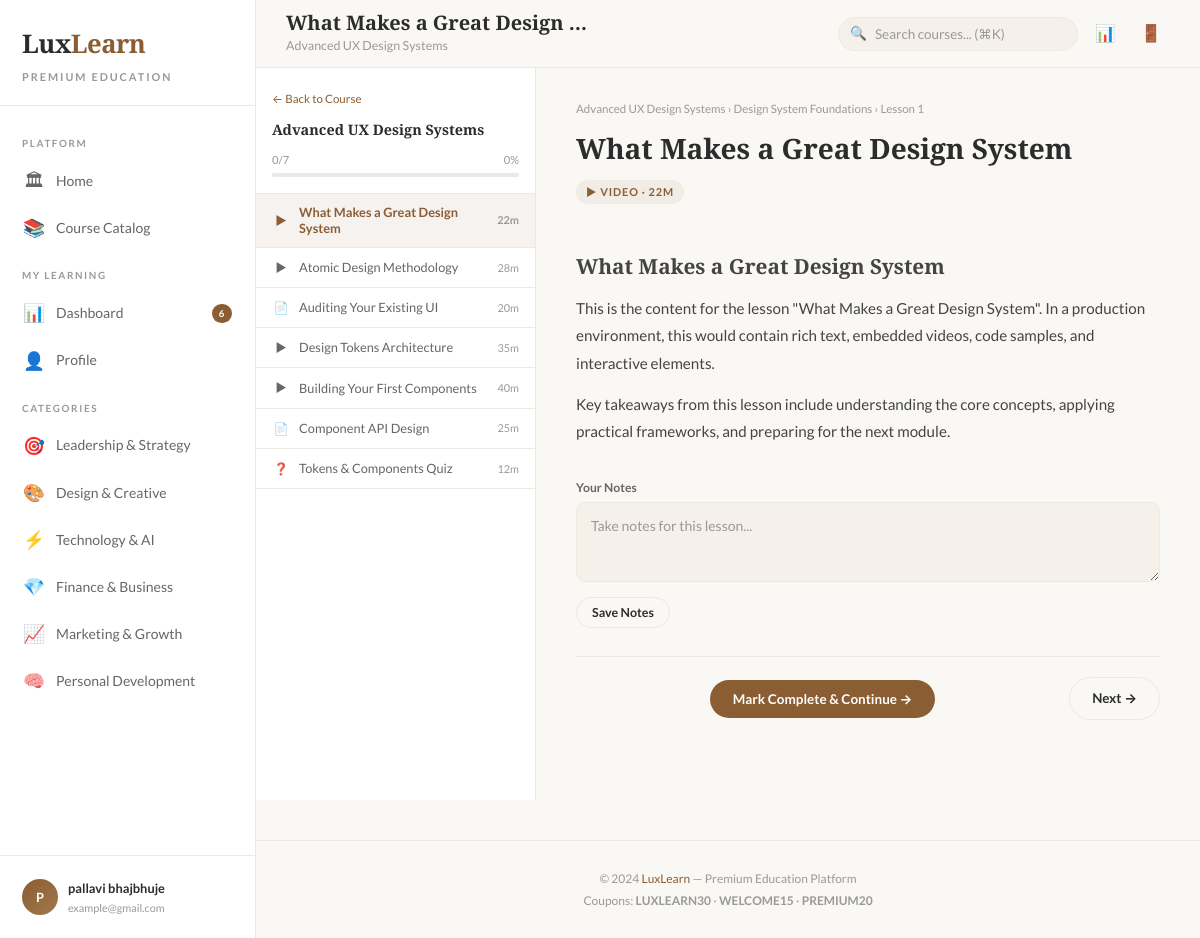
The page /course/advanced-ux-design-systems/lesson/what-makes-a-great-design-system/ (signed in) on the database its author committed.
### courses/models.py (models this page shows, shortened)
class Category(models.Model):
    name = models.CharField(max_length=100)
    slug = models.SlugField(unique=True, blank=True)
    icon = models.CharField(max_length=10, blank=True)
    description = models.TextField(blank=True)
    color = models.CharField(max_length=7, default='#8B5D33')
    display_order = models.IntegerField(default=0)
    is_active = models.BooleanField(default=True)
    class Meta:
        verbose_name_plural = 'Categories'
        ordering = ['display_order', 'name']

class Lesson(models.Model):
    LESSON_TYPE_CHOICES = [
        ('video', 'Video'),
        ('text', 'Text'),
        ('quiz', 'Quiz'),
        ('assignment', 'Assignment'),
    ]
    module = models.ForeignKey(Module, on_delete=models.CASCADE, related_name='lessons')
    title = models.CharField(max_length=300)
    slug = models.SlugField(blank=True)
    lesson_type = models.CharField(max_length=20, choices=LESSON_TYPE_CHOICES, default='video')
    content = models.TextField(blank=True)
    video_url = models.URLField(blank=True)
    duration_minutes = models.PositiveIntegerField(default=0)
    order = models.PositiveIntegerField(default=0)
    is_free = models.BooleanField(default=False)
    resources = models.TextField(blank=True, help_text='Links, one per line')
    class Meta:
        ordering = ['order']
    @property
    def duration_display(self):
        if self.duration_minutes >= 60:
            h = self.duration_minutes // 60
            m = self.duration_minutes % 60
            return f"{h}h {m}m" if m else f"{h}h"
        return f"{self.duration_minutes}m"

class Course(models.Model):
    LEVEL_CHOICES = [
        ('beginner', 'Beginner'),
        ('intermediate', 'Intermediate'),
        ('advanced', 'Advanced'),
        ('expert', 'Expert'),
    ]
    title = models.CharField(max_length=300)
    slug = models.SlugField(unique=True, blank=True)
    subtitle = models.CharField(max_length=500, blank=True)
    description = models.TextField()
    category = models.ForeignKey(Category, on_delete=models.CASCADE, related_name='courses')
    instructor = models.ForeignKey(InstructorProfile, on_delete=models.CASCADE, related_name='courses')
    level = models.CharField(max_length=20, choices=LEVEL_CHOICES, default='beginner')
    price = models.DecimalField(max_digits=10, decimal_places=2)
    compare_price = models.DecimalField(max_digits=10, decimal_places=2, null=True, blank=True)
    image = models.URLField()
    preview_video = models.URLField(blank=True)
    language = models.CharField(max_length=50, default='English')
    duration_hours = models.DecimalField(max_digits=5, decimal_places=1, default=0)
    tags = models.CharField(max_length=500, blank=True)
    what_you_learn = models.TextField(blank=True, help_text='One point per line')
    requirements = models.TextField(blank=True, help_text='One point per line')
    is_published = models.BooleanField(default=True)
    is_featured = models.BooleanField(default=False)
    is_bestseller = models.BooleanField(default=False)
    certificate_offered = models.BooleanField(default=True)
    max_students = models.PositiveIntegerField(default=0, help_text='0 = unlimited')
    created_at = models.DateTimeField(auto_now_add=True)
    updated_at = models.DateTimeField(auto_now=True)
    class Meta:
        ordering = ['-created_at']
    @property
    def lesson_count(self):
        return Lesson.objects.filter(module__course=self).count()

class Enrollment(models.Model):
    user = models.ForeignKey(User, on_delete=models.CASCADE, related_name='enrollments')
    course = models.ForeignKey(Course, on_delete=models.CASCADE, related_name='enrollments')
    enrolled_at = models.DateTimeField(auto_now_add=True)
    completed_at = models.DateTimeField(null=True, blank=True)
    certificate_id = models.CharField(max_length=30, blank=True)
    class Meta:
        unique_together = ('user', 'course')
        ordering = ['-enrolled_at']
    @property
    def progress_percent(self):
        total = self.course.lesson_count
        if total == 0:
            return 0
        completed = LessonProgress.objects.filter(
            user=self.user,
            lesson__module__course=self.course,
            is_completed=True
        ).count()
        return int((completed / total) * 100)
    @property
    def completed_lessons(self):
        return LessonProgress.objects.filter(
            user=self.user,
            lesson__module__course=self.course,
            is_completed=True
        ).count()

class Module(models.Model):
    course = models.ForeignKey(Course, on_delete=models.CASCADE, related_name='modules')
    title = models.CharField(max_length=300)
    description = models.TextField(blank=True)
    order = models.PositiveIntegerField(default=0)
    class Meta:
        ordering = ['order']

### courses/views.py (the view, shortened to what this page needs)
# urls.py: path('course/<slug:course_slug>/lesson/<slug:lesson_slug>/', views.lesson_view, name='lesson'),
@login_required
def lesson_view(request, course_slug, lesson_slug):
    course = get_object_or_404(Course, slug=course_slug, is_published=True)
    enrollment = get_object_or_404(Enrollment, user=request.user, course=course)
    lesson = None
    for module in course.modules.prefetch_related('lessons').all():
        for l in module.lessons.all():
            if l.slug == lesson_slug:
                lesson = l
                break
        if lesson:
            break
    if not lesson:
        messages.error(request, 'Lesson not found.')
        return redirect('course_detail', slug=course_slug)
    all_lessons = []
    for module in course.modules.prefetch_related('lessons').all():
        for l in module.lessons.all():
            all_lessons.append(l)
    current_idx = next((i for i, l in enumerate(all_lessons) if l.id == lesson.id), 0)
    prev_lesson = all_lessons[current_idx - 1] if current_idx > 0 else None
    next_lesson = all_lessons[current_idx + 1] if current_idx < len(all_lessons) - 1 else None
    progress, _ = LessonProgress.objects.get_or_create(user=request.user, lesson=lesson)
    completed_ids = list(
        LessonProgress.objects.filter(
            user=request.user, lesson__module__course=course, is_completed=True
        ).values_list('lesson_id', flat=True)
    )
    context = {
        'course': course,
        'lesson': lesson,
        'enrollment': enrollment,
        'progress': progress,
        'prev_lesson': prev_lesson,
        'next_lesson': next_lesson,
        'all_lessons': all_lessons,
        'completed_ids': completed_ids,
        'lesson_number': current_idx + 1,
        'total_lessons': len(all_lessons),
    }
    return render(request, 'courses/lesson.html', context)

### courses/context_processors.py (called while the page is built)
def global_context(request):
    ctx = {
        'nav_categories': Category.objects.filter(is_active=True)[:8],
    }
    if request.user.is_authenticated:
        ctx['enrolled_count'] = Enrollment.objects.filter(user=request.user).count()
    return ctx

### courses/templates/courses/lesson.html (shortened to what this page needs)
{% extends 'courses/base.html' %}
{% block page_title %}{{ lesson.title|truncatewords:5 }}{% endblock %}
{% block page_sub %}{{ course.title|truncatewords:6 }}{% endblock %}
{% block content %}
<div class="lesson-layout" style="margin: -28px -30px -48px;">
    <div class="lesson-sidebar">
        <div class="lesson-sidebar-head">
            <a href="{% url 'course_detail' course.slug %}" class="text-gold" style="font-size: 0.72rem;">← Back to Course</a>
            <h3 class="mt-1">{{ course.title }}</h3>
            <div class="progress-bar-wrap">
                <div class="progress-label">
                    <span>{{ enrollment.completed_lessons }}/{{ total_lessons }}</span>
                    <span>{{ enrollment.progress_percent }}%</span>
                </div>
                <div class="progress-track">
                </div>
            </div>
        </div>
        {% for l in all_lessons %}
        <a href="{% if l.lesson_type == 'quiz' %}{% url 'quiz' course_slug=course.slug lesson_slug=l.slug %}{% else %}{% url 'lesson' course_slug=course.slug lesson_slug=l.slug %}{% endif %}"
           class="lesson-nav-item {% if l.id == lesson.id %}active{% endif %} {% if l.id in completed_ids %}completed{% endif %}">
            <span class="nav-ico">
                {% if l.id in completed_ids %}✓{% elif l.lesson_type == 'video' %}▶{% elif l.lesson_type == 'quiz' %}❓{% else %}📄{% endif %}
            </span>
            <span class="nav-name">{{ l.title }}</span>
            <span class="nav-dur">{{ l.duration_display }}</span>
        </a>
        {% endfor %}
    </div>
    <div class="lesson-content-area">
        <div class="lesson-breadcrumb">
            <a href="{% url 'course_detail' course.slug %}">{{ course.title|truncatewords:4 }}</a> ›
            {{ lesson.module.title|truncatewords:4 }} ›
            Lesson {{ lesson_number }}
        </div>
        <h1 class="lesson-h1">{{ lesson.title }}</h1>
        <div class="lesson-type-badge">
            {% if lesson.lesson_type == 'video' %}▶ Video{% elif lesson.lesson_type == 'quiz' %}❓ Quiz{% elif lesson.lesson_type == 'text' %}📄 Reading{% else %}📝 Assignment{% endif %}
            · {{ lesson.duration_display }}
        </div>
        <div class="lesson-body">
            {{ lesson.content|safe }}
        </div>
        <div class="lesson-notes">
            <form method="post">
                <label class="form-label">Your Notes</label>
                <textarea name="notes" class="form-input" placeholder="Take notes for this lesson...">{{ progress.notes }}</textarea>
                <button type="submit" class="btn btn-outline btn-sm mt-1">Save Notes</button>
            </form>
        </div>
        <div class="lesson-nav-btns">
            <form method="post" style="display: flex; gap: 8px;">
                {% if progress.is_completed %}
                <span class="btn btn-outline" style="pointer-events: none; opacity: 0.6;">✓ Completed</span>
                {% else %}
                <button type="submit" class="btn btn-primary">Mark Complete & Continue →</button>
                {% endif %}
            </form>
            {% if next_lesson %}
            <a href="{% url 'lesson' course_slug=course.slug lesson_slug=next_lesson.slug %}" class="btn btn-outline">Next →</a>
            {% else %}
            <a href="{% url 'course_detail' course.slug %}" class="btn btn-outline">Finish →</a>
            {% endif %}
        </div>
    </div>
</div>
{% endblock %}

### courses/templates/courses/base.html (shortened to what this page needs)
{% load static %}
{% load course_tags %}
<!DOCTYPE html>
<html lang="en">
<head>
    <link rel="stylesheet" href="{% static 'css/luxlearn.css' %}">
</head>
<body>
<div class="app">
    <aside class="sidebar" role="navigation" aria-label="Main navigation">
        <div class="sidebar-brand">
            <a href="{% url 'home' %}">
                <h1>Lux<span>Learn</span></h1>
                <p>Premium Education</p>
            </a>
        </div>
        <nav class="sidebar-nav">
            <div class="sidebar-label">Platform</div>
            <a href="{% url 'home' %}" class="sidebar-link {% if request.resolver_match.url_name == 'home' %}active{% endif %}">
                <span class="ico">🏛</span> Home
            </a>
            <a href="{% url 'catalog' %}" class="sidebar-link {% if request.resolver_match.url_name == 'catalog' %}active{% endif %}">
                <span class="ico">📚</span> Course Catalog
            </a>
            {% if user.is_authenticated %}
            <div class="sidebar-label">My Learning</div>
            <a href="{% url 'dashboard' %}" class="sidebar-link {% if request.resolver_match.url_name == 'dashboard' %}active{% endif %}">
                <span class="ico">📊</span> Dashboard
                {% if enrolled_count %}<span class="badge">{{ enrolled_count }}</span>{% endif %}
            </a>
            <a href="{% url 'profile' %}" class="sidebar-link {% if request.resolver_match.url_name == 'profile' %}active{% endif %}">
                <span class="ico">👤</span> Profile
            </a>
            {% endif %}
            <div class="sidebar-label">Categories</div>
            {% for cat in nav_categories %}
            <a href="{% url 'catalog' %}?category={{ cat.slug }}" class="sidebar-link">
                <span class="ico">{{ cat.icon }}</span> {{ cat.name }}
            </a>
            {% endfor %}
        </nav>
        <div class="sidebar-footer">
            {% if user.is_authenticated %}
            <a href="{% url 'profile' %}" class="sidebar-user">
                <div class="user-avatar">{{ user.first_name|default:user.username|make_list|first|upper }}</div>
                <div class="user-info">
                    <div class="user-name">{{ user.first_name|default:user.username }} {{ user.last_name }}</div>
                    <div class="user-role">{{ user.email|default:"Learner" }}</div>
                </div>
            </a>
            {% else %}
            <a href="{% url 'login' %}" class="btn btn-primary btn-block btn-sm">Sign In</a>
            {% endif %}
        </div>
    </aside>
    <main class="main">
        <header class="topbar">
            <div class="topbar-left">
                <div>
                    <div class="page-title">{% block page_title %}LuxLearn{% endblock %}</div>
                    <div class="page-sub">{% block page_sub %}{% endblock %}</div>
                </div>
            </div>
            <div class="topbar-right">
                <form action="{% url 'catalog' %}" method="get" class="search-wrap">
                    <span class="search-ico">🔍</span>
                    <input type="text" name="q" class="search-input" placeholder="Search courses... (⌘K)" value="{{ request.GET.q|default:'' }}">
                </form>
                {% if user.is_authenticated %}
                <a href="{% url 'dashboard' %}" class="topbar-btn" title="Dashboard">📊</a>
                <a href="{% url 'logout' %}" class="topbar-btn" title="Sign out">🚪</a>
                {% else %}
                <a href="{% url 'login' %}" class="topbar-btn" title="Sign in">👤</a>
                {% endif %}
            </div>
        </header>
        <div class="content">
            {% block content %}{% endblock %}
        </div>
        <footer class="app-footer">
            <p>© 2024 <a href="{% url 'home' %}">LuxLearn</a> — Premium Education Platform</p>
            <p style="margin-top: 3px;">Coupons: <strong>LUXLEARN30</strong> · <strong>WELCOME15</strong> · <strong>PREMIUM20</strong></p>
        </footer>
    </main>
</div>
</body>
</html>

### rows shown on the page
Category: icon "🎯", name "Leadership & Strategy"
Category: icon "🎨", name "Design & Creative"
Category: icon "⚡", name "Technology & AI"
Category: icon "💎", name "Finance & Business"
Category: icon "📈", name "Marketing & Growth"
Category: icon "🧠", name "Personal Development"
Lesson: title "What Makes a Great Design …", title "What Makes a Great Design System", duration_display "22m", module "Design System Foundations", duration_display "22M", content "What Makes a Great Design System This is the content for the lesson \"What Makes a Great Design System\". In a production environment, this would contain rich text, embedded videos, code samples, and interactive elements. Key takeaways from this lesson include understanding the core concepts, applying practical frameworks, and preparing for the next module."
Course: title "Advanced UX Design Systems"
Enrollment: completed_lessons "0", progress_percent "0"
Lesson: title "Atomic Design Methodology", duration_display "28m"
Lesson: title "Auditing Your Existing UI", duration_display "20m"
Lesson: title "Design Tokens Architecture", duration_display "35m"
Lesson: title "Building Your First Components", duration_display "40m"
Lesson: title "Component API Design", duration_display "25m"
Lesson: title "Tokens & Components Quiz", duration_display "12m"

### other values the page prints
{{ enrolled_count }} "6"
{{ user.first_name|default:user.username|make_list|first|upper }} "P"
{{ user.first_name|default:user.username }} "pallavi"
{{ user.last_name }} "bhajbhuje"
{{ user.email|default:"Learner" }} "example@gmail.com"
{{ total_lessons }} "7"
{{ lesson_number }} "1"
